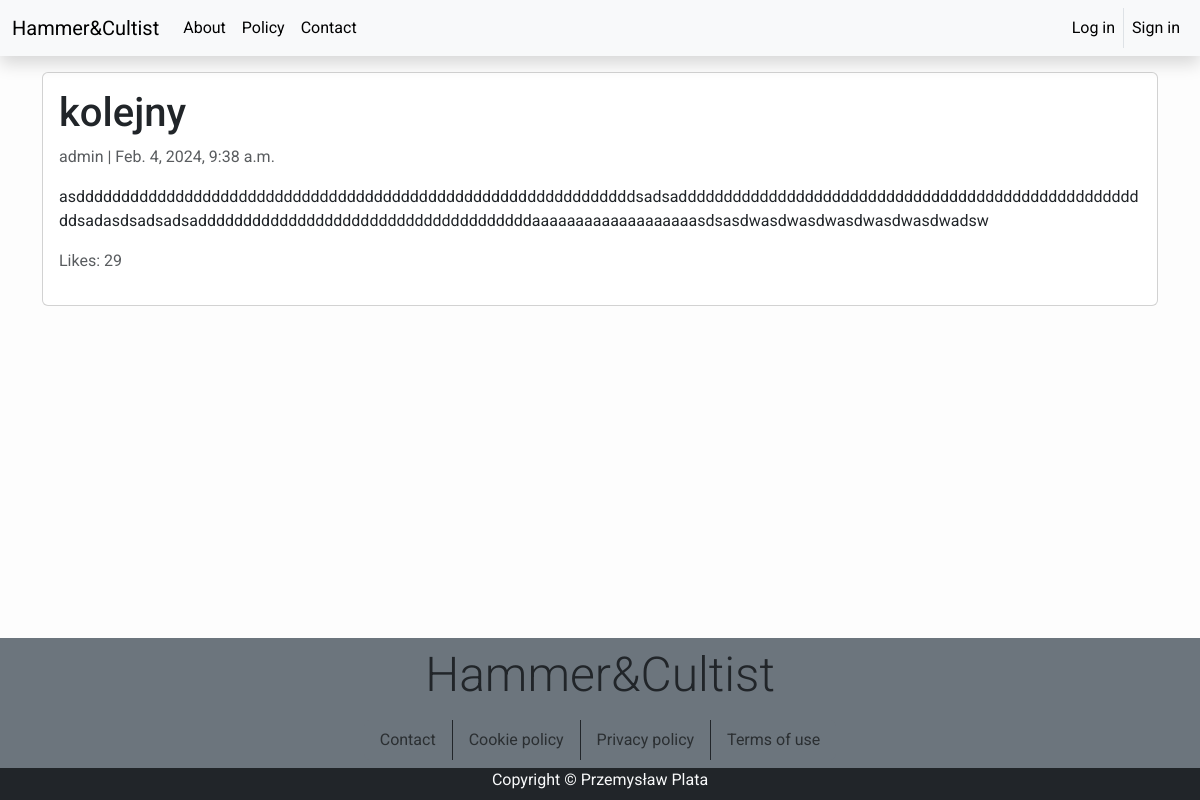
The page /blog/kolejny/ on the database its author committed.
### blog/models.py (models this page shows, shortened)
class Post(models.Model):
    title = models.CharField(max_length=200, unique=True)
    slug = models.SlugField(max_length=200,unique=True)
    author = models.ForeignKey(User, on_delete=models.CASCADE, related_name="blog_posts")
    updated_on = models.DateTimeField(auto_now=True)
    image = models.ImageField(upload_to='media/featured_image/%Y/%m/%d/', default="static/images/temp-post.png")
    content = models.TextField()
    likes = models.IntegerField(default=0)
    created_on = models.DateTimeField(auto_now_add=True)
    status = models.IntegerField(choices=STATUS, default=0)
    class Meta:
        verbose_name = ("Post")
        verbose_name_plural = ("Posts")
        ordering = ['-created_on']

### blog/views.py (the view, shortened to what this page needs)
# urls.py: path("<slug:slug>/", views.PostDetail.as_view(), name="post-detail"),
class PostDetail(generic.DetailView):
    model = Post
    template_name = "blog/post_detail.html"
    def get_context_data(self, **kwargs: Any):
        context = super().get_context_data(**kwargs)
        post_id = context["post"].id
        context["comments_len"] = len(Comment.objects.filter(post_id=post_id))
        context["liked"] = False
        return context
    def get(self, request: HttpRequest, slug):
        self.object = self.get_object()
        context = self.get_context_data(object=self.object)
        user: User = request.user
        post: Post = context.get("post")
        if PostLikes.objects.filter(post_id=post.pk, user_id=user.pk):
            context["liked"] = True
        if user.is_authenticated:
            context["comment_form"] = CreateCommentForm(request.GET)
        return render(request, self.template_name, context=context)

### templates/blog/post_detail.html (shortened to what this page needs)
{% extends 'base.html' %}
{% block content %}
{% load crispy_forms_tags %}
<div class="container">
  <div class="row g-0 mb-2">
    <div class="col-md-12 card mb-4 mt-3">
      <div class="card-body">
        <h1>{{ post.title }}</h1>
        <p class=" text-muted">{{ post.author }} | {{ post.created_on }}</p>
        <p class="card-text ">{{ post.content | safe }}</p>
        <p id="like-count" class="text-muted">Likes: {{ post.likes }}</p>
      </div>
    </div>
  </div>
</div>
{% load static %}
{% endblock content %}

### static/css/main-style.css (style rules this page uses)
body { font-family: "Roboto", sans-serif; background-color: #fdfdfd; }

### rows shown on the page
Post: title "kolejny", author "admin", created_on "Feb. 4, 2024, 9:38 a.m.", content "asddddddddddddddddddddddddddddddddddddddddddddddddddddddddddddddsadsadddddddddddddddddddddddddddddddddddddddddddddddddddddsadasdsadsadsadddddddddddddddddddddddddddddddddddddaaaaaaaaaaaaaaaaaaasdsasdwasdwasdwasdwasdwasdwadsw", likes "29"
